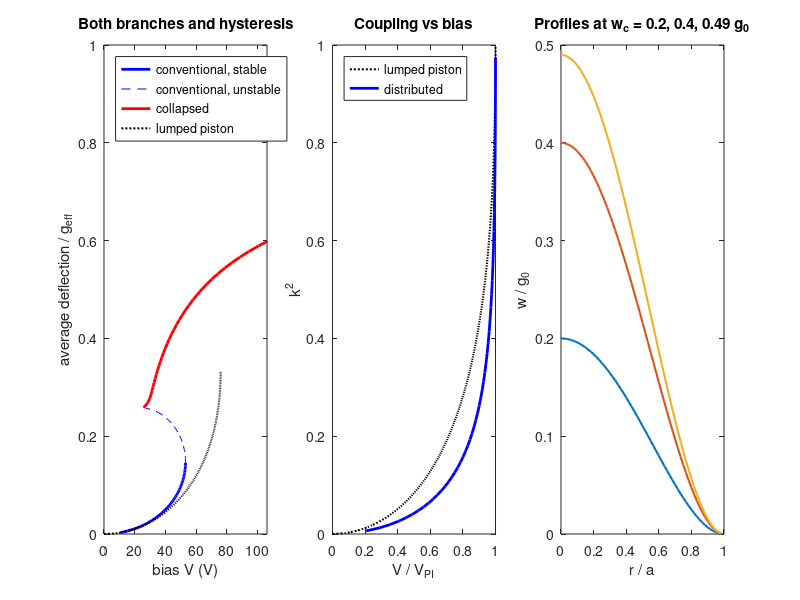

Write the MATLAB code that produced this figure.
%% m18_cmut_parallel_plate.m
% CMUT electromechanics: lumped parallel-plate model versus a distributed
% clamped-plate model (axisymmetric finite differences), conventional and
% collapse branches, snap-back, spring softening and coupling versus bias.
%
% What it shows
%   1) Lumped piston: (V/Vpi)^2 = 27/4 xi (1-xi)^2, kT^2 = 2xi/(1-xi), pull-in at xi = 1/3.
%   2) Distributed clamped plate D*del^4 w = eps0 V^2 / (2 (g_eff - w)^2):
%      conventional branch traced by fixing the centre deflection (the voltage
%      that holds it is the unknown), collapsed branch traced by fixing the
%      contact radius (zero contact reaction at its edge). Both are Newton solves.
%   3) Pull-in voltage, centre and average deflection at pull-in, snap-back voltage.
%   4) Coupling k^2 = 1 - lambda_V / lambda_Q from the two lowest eigenvalues
%      (constant voltage vs constant charge) on the conventional branch.
% What to change: a, h, g0, ti, er (geometry), N (grid), E/nu/rho (membrane).
% Expected output (defaults: Si membrane a = 20 um, h = 1 um, g0 = 0.2 um,
%   0.1 um nitride): f0 = 10.24 MHz, Vpi = 53.1 V distributed vs 76.0 V lumped
%   (ratio 0.699), centre deflection at pull-in 0.46 g_eff (0.459 printed below), average 0.15 g_eff,
%   snap-back about 26 V, k^2 = 0.26 at 0.9 Vpi (lumped model: 0.43).
% Runtime: about 5 s in Octave.
clear; close all; rng(1);

%% Parameters (SI units)
E = 169e9; nu = 0.22; rho = 2330;     % silicon membrane
a = 20e-6; h = 1.0e-6;                % membrane radius, thickness (m)
g0 = 0.20e-6; ti = 0.10e-6; er = 7.5; % vacuum gap, insulation thickness, insulation permittivity
e0 = 8.854e-12;
N = 60;                               % radial grid intervals
D = E*h^3/(12*(1-nu^2));              % flexural rigidity (N m)
ge = g0 + ti/er;                      % effective electrical gap (m)
f0 = 10.2158/(2*pi*a^2)*sqrt(D/(rho*h));
fprintf('Membrane: a = %.0f um, h = %.2f um, D = %.3g N m, f0 (vacuum) = %.2f MHz\n', a*1e6, h*1e6, D, f0/1e6);

%% Lumped piston model (spring from the average deflection under uniform pressure)
kp = 192*pi*D/a^2; Ap = pi*a^2;
Vpi_l = sqrt(8*kp*ge^3/(27*e0*Ap));
xi = linspace(0, 1/3, 400);
Vl = sqrt(27/4*xi.*(1-xi).^2);        % V/Vpi
k2l = 2*xi./(1-xi); fl = sqrt((1-3*xi)./(1-xi));
fprintf('Lumped: Vpi = %.1f V; at 0.9 Vpi: xi = %.3f, kT^2 = %.3f, f/f0 = %.3f\n', Vpi_l, ...
  interp1(Vl, xi, 0.9), interp1(Vl, k2l, 0.9), interp1(Vl, fl, 0.9));

%% Distributed model: axisymmetric FD operators
dr = a/N; r = (0:N)'*dr;
L = zeros(N+1, N);                    % Laplacian at nodes 0..N acting on unknowns w(0..N-1); w(N) = 0, w'(a) = 0
L(1,1) = -4/dr^2; L(1,2) = 4/dr^2;
for i = 2:N
  rp = r(i) + dr/2; rm = r(i) - dr/2;
  L(i,i) = -(rp+rm)/(r(i)*dr^2); L(i,i-1) = rm/(r(i)*dr^2);
  if i < N, L(i,i+1) = rp/(r(i)*dr^2); end
end
L(N+1, N) = 2/dr^2;                   % clamped edge via ghost node
Wt = 2*pi*r*dr; Wt(1) = pi*(dr/2)^2; Wt(end) = pi*r(end)*dr;
K = D*(L'*diag(Wt)*L); Wf = Wt(1:N); M = rho*h*diag(Wf);
lam0 = min(real(eig(K, M)));
fprintf('FD check: f0 = %.3f MHz (exact 10.2158 constant gives %.3f MHz)\n', sqrt(lam0)/2/pi/1e6, f0/1e6);

modal = @(KV, KQ, F) [min(real(eig(KV(F,F), M(F,F)))), min(real(eig(KQ(F,F), M(F,F))))];

%% Conventional branch: control the centre deflection wc, unknowns w and lambda = V^2
wcs = linspace(0.01, 0.99, 99)*g0;
w = zeros(N,1); lam = 0;
Vc = zeros(size(wcs)); k2c = Vc; fc = Vc; wav = Vc;
for s = 1:numel(wcs)
  for it = 1:50
    fe = Wf*e0./(2*(ge-w).^2); fp = Wf*e0./(ge-w).^3;
    R = [K*w - lam*fe; w(1) - wcs(s)];
    J = [K - lam*diag(fp), -fe; [1, zeros(1,N-1)], 0];
    dx = -J\R; w = w + dx(1:N); lam = lam + dx(end);
    if max(abs(dx(1:N))) < 1e-15, break; end
  end
  Vc(s) = sqrt(lam); wav(s) = sum(Wf.*w)/sum(Wt);
  fp = lam*Wf*e0./(ge-w).^3; KV = K - diag(fp);
  gC = Wf*e0./(ge-w).^2; C = sum(Wf*e0./(ge-w));
  KQ = KV + lam*(gC*gC')/C;
  ev = modal(KV, KQ, 1:N);
  k2c(s) = 1 - ev(1)/ev(2); fc(s) = sqrt(max(ev(1),0))/2/pi;
  if s == 1, wsave = zeros(N,0); end
  if any(abs(wcs(s)/g0 - [0.2 0.4 0.49]) < 1e-9), wsave(:,end+1) = w; end %#ok<AGROW>
end
[Vpi, ip] = max(Vc);
fprintf('Distributed: Vpi = %.1f V (lumped %.1f V, ratio %.3f)\n', Vpi, Vpi_l, Vpi/Vpi_l);
fprintf('  at pull-in: centre deflection %.3f g_eff, average deflection %.3f g_eff\n', wcs(ip)/ge, wav(ip)/ge);
fprintf('  closed form fit: Vpi^2 = %.2f D g_eff^3 / (eps0 a^4)\n', Vpi^2*e0*a^4/(D*ge^3));
st = 1:ip;                             % stable part of the conventional branch
for fr = [0.5 0.8 0.9 0.95]
  fprintf('  V/Vpi = %.2f: k^2 = %.3f, f/f0 = %.3f, wc/g0 = %.3f\n', fr, interp1(Vc(st)/Vpi, k2c(st), fr), ...
    interp1(Vc(st)/Vpi, fc(st)/f0, fr), interp1(Vc(st)/Vpi, wcs(st)/g0, fr));
end

%% Collapsed branch: control the contact radius (nodes 1..nc at w = g0, zero reaction at node nc)
w(1) = g0; Vcol = []; bcol = []; wavc = [];
for nc = 1:N-4
  F = (nc+1:N)'; e = nc;
  for it = 1:60
    w(1:nc) = g0;
    fe = Wf*e0./(2*(ge-w).^2); fp = Wf*e0./(ge-w).^3;
    Kf = K - lam*diag(fp); Rv = K*w - lam*fe;
    R = [Rv(F); Rv(e)];
    J = [Kf(F,F), -fe(F); Kf(e,F), -fe(e)];
    dx = -J\R; sstep = 1;
    while any(w(F) + sstep*dx(1:end-1) >= ge - 1e-12) && sstep > 1e-4, sstep = sstep/2; end
    w(F) = w(F) + sstep*dx(1:end-1); lam = lam + sstep*dx(end);
    if max(abs(sstep*dx(1:end-1))) < 1e-15, break; end
  end
  Vcol(end+1) = sqrt(lam); bcol(end+1) = r(nc); wavc(end+1) = sum(Wf.*w)/sum(Wt); %#ok<AGROW>
end
[Vsb, isb] = min(Vcol);
fprintf('Collapsed branch: snap-back at %.1f V (%.3f Vpi); contact radius b/a = 0.5 at %.2f Vpi\n', ...
  Vsb, Vsb/Vpi, interp1(bcol(isb:end)/a, Vcol(isb:end), 0.5)/Vpi);
fprintf('Hysteresis window: %.1f V to %.1f V\n', Vsb, Vpi);

%% Figures
figure('Position', [80 80 1100 380]);
subplot(1,3,1);
plot(Vc(st), wav(st)/ge, 'b-', 'LineWidth', 2); hold on;
plot(Vc(ip:end), wav(ip:end)/ge, 'b--');
plot(Vcol, wavc/ge, 'r-', 'LineWidth', 2);
plot(Vl*Vpi_l, xi, 'k:', 'LineWidth', 1.5);
xlim([0 2*Vpi]); ylim([0 1]);
xlabel('bias V (V)'); ylabel('average deflection / g_{eff}');
title('Both branches and hysteresis'); legend('conventional, stable', 'conventional, unstable', 'collapsed', 'lumped piston', 'Location', 'northwest');
subplot(1,3,2);
plot(Vl, k2l, 'k:', 'LineWidth', 1.5); hold on; plot(Vc(st)/Vpi, k2c(st), 'b-', 'LineWidth', 2);
xlabel('V / V_{PI}'); ylabel('k^2'); ylim([0 1]); title('Coupling vs bias'); legend('lumped piston', 'distributed', 'Location', 'northwest');
subplot(1,3,3);
plot(r(1:N)/a*1e0, wsave/g0, 'LineWidth', 1.5); xlabel('r / a'); ylabel('w / g_0'); title('Profiles at w_c = 0.2, 0.4, 0.49 g_0');
